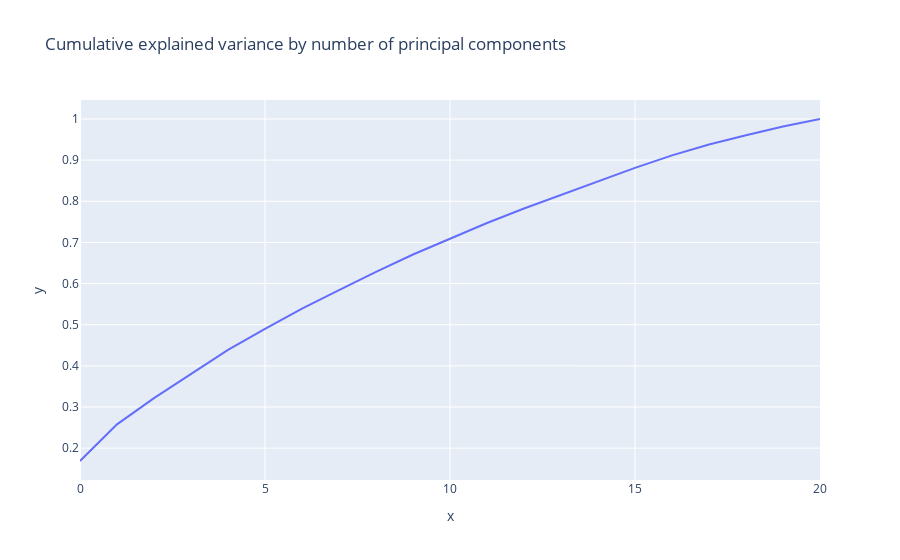

Write notebook code for a chart like this one.
### Markdown cell above
#### Method 3. PCA

And as per last time the data can not be gotten directly so i will do a few extra steps, but unlike last time other than the graphs I wont be showing much.

### Code cell
pca = PCA().fit(X_train_scaled)

fig = px.line(y=pca.explained_variance_ratio_.cumsum(), title='Cumulative explained variance by number of principal components')
fig.show()

### Figure 1 — Plotly figure (JSON) as saved in the notebook; plotly's stock layout.template omitted (floating-point values rounded to 4 significant figures)
{"data": [{"hovertemplate": "x=%{x}<br>y=%{y}<extra></extra>", "legendgroup": "", "line": {"color": "#636efa", "dash": "solid"}, "marker": {"symbol": "circle"}, "mode": "lines", "name": "", "orientation": "v", "showlegend": false, "type": "scatter", "x": [0, 1, 2, 3, 4, 5, 6, 7, 8, 9, 10, 11, 12, 13, 14, 15, 16, 17, 18, 19, 20], "xaxis": "x", "y": [0.1688, 0.2578, 0.3217, 0.3808, 0.4389, 0.4901, 0.539, 0.5843, 0.6285, 0.6707, 0.7098, 0.7473, 0.7824, 0.8158, 0.8489, 0.8811, 0.9117, 0.9378, 0.9603, 0.9816, 1.0], "yaxis": "y"}], "layout": {"legend": {"tracegroupgap": 0}, "title": {"text": "Cumulative explained variance by number of principal components"}, "xaxis": {"anchor": "y", "domain": [0, 1], "title": {"text": "x"}}, "yaxis": {"anchor": "x", "domain": [0, 1], "title": {"text": "y"}}}}
